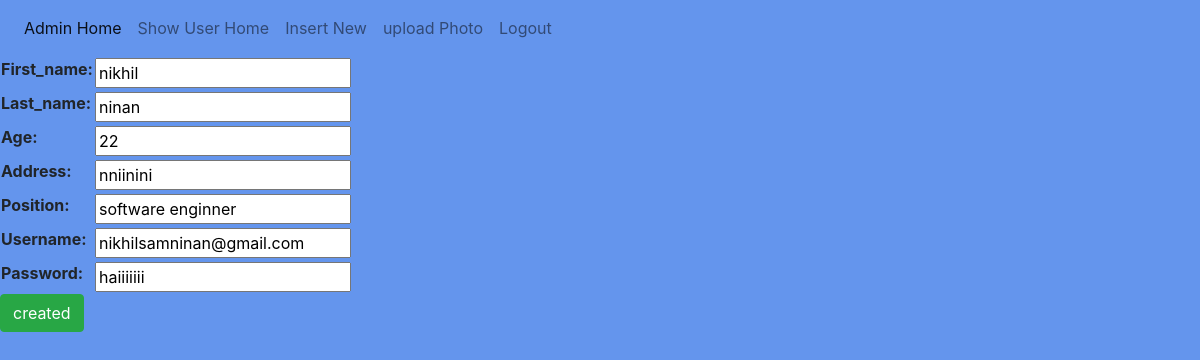
The app's page /update/1/ with its own data.
### mallapp/models.py (models this page shows)
class Employee(models.Model):
    id = models.BigAutoField(
        primary_key=True,
        verbose_name="id"
    )
    firstname = models.CharField(
        max_length=100,
        verbose_name="first_name"
    )
    lastname = models.CharField(
        max_length=100,
        verbose_name="last_name"
    )
    age = models.IntegerField(
        verbose_name="age"
    )
    address = models.CharField(
        max_length=100,
        verbose_name="address"
    )
    position = models.CharField(
        max_length=100,
        verbose_name="position"
    )
    username = models.EmailField(
        verbose_name="username"
    )
    password = models.CharField(
        max_length=100,
        verbose_name="password"
    )

### mallapp/views.py (the view, shortened to what this page needs)
# urls.py: path('update/<int:id>/',v.update,name='update'),
def update(request,id):
    emp_update = Employee.objects.get(id=id)
    form=Employeeform(instance=emp_update)
    return render(request,"modelform.html",{"myform":form})

### mallapp/form.py
class Employeeform(forms.ModelForm):
    class Meta:
        model = Employee
        fields = '__all__'

### mallapp/templates/modelform.html (shortened to what this page needs)
{% extends 'index.html'%}
    {% block content %}
    <form method="POST">
        <table>
            {{ myform.as_table}}
        </table>
        <input class="btn btn-success" type="submit" value="created">
    </form>
    {% endblock content %}

### records on screen
Employee: firstname "nikhil", lastname "ninan", age "22", address "nniinini", position "software enginner", username "nikhilsamninan@gmail.com", password "haiiiiiii"
